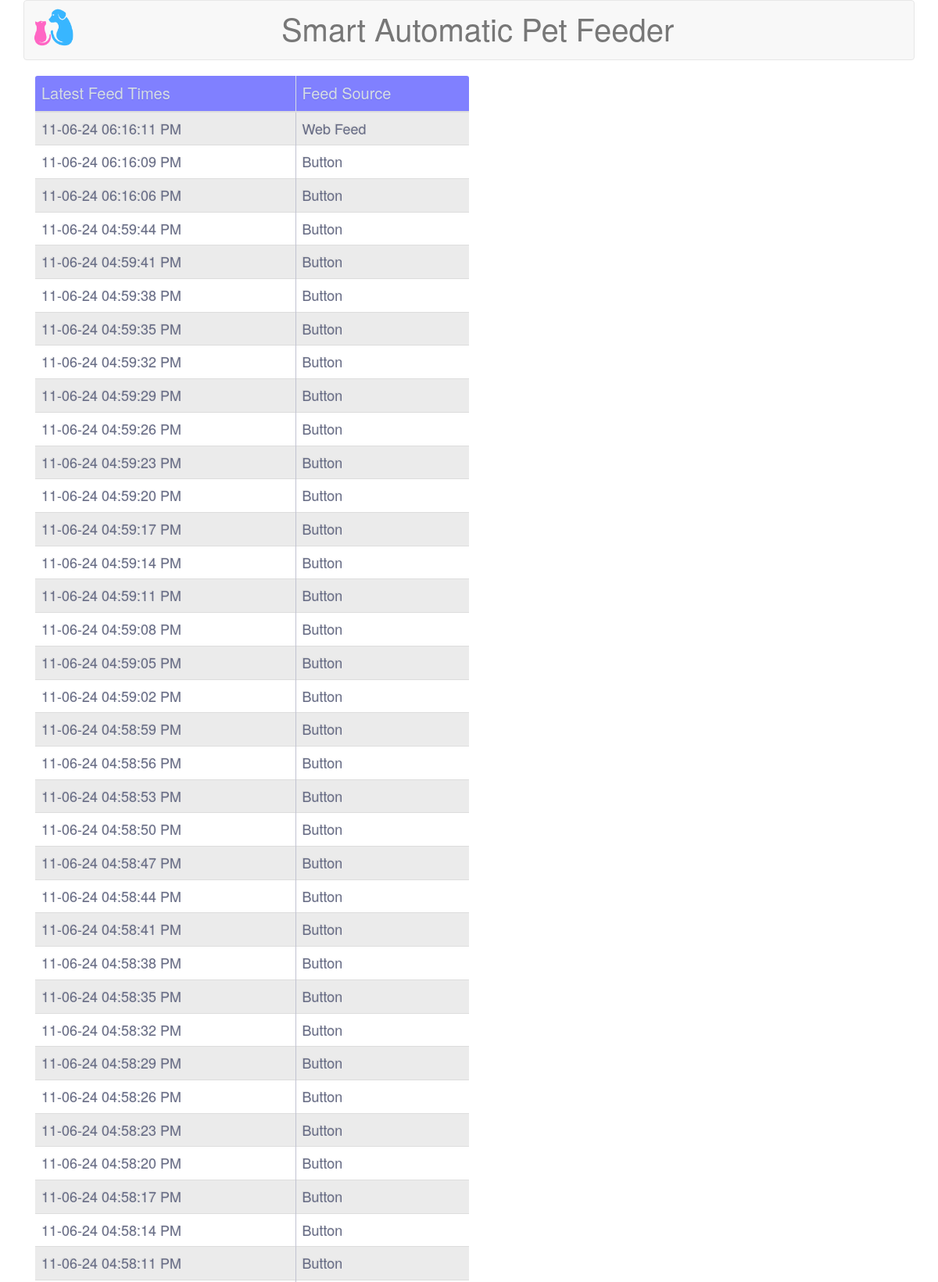
The page /history (signed in, upper part) on the database its author committed.
### tables this page shows
CREATE TABLE feedtimes (feedid integer primary key autoincrement,feeddate string,feedtype integer);

CREATE TABLE feedtypes (feedtype integer primary key,description string);

### app.py (the view)
@app.route('/history', methods=['GET', 'POST'])
def history_page():
    try:
        if 'userLogin' in session:
            latestXNumberFeedTimes = commonTasks.db_get_last_feedtimes(500)
            finalFeedTimeList = []
            for x in latestXNumberFeedTimes:
                x = list(x)
                dateobject = datetime.datetime.strptime(x[0], '%Y-%m-%d %H:%M:%S')
                x[0] = dateobject.strftime("%m-%d-%y %I:%M:%S %p")
                x = tuple(x)
                finalFeedTimeList.append(x)
            return render_template('history.html'
                                   , latestXNumberFeedTimes=finalFeedTimeList
                                   )
        else:
            return redirect(url_for('admin_login_page'))
    except Exception as e:
        return render_template('error.html', resultsSET=e)

### commonTasks.py (called while the page is built)
def connect_db():
    try:
        rv = sqlite3.connect(DB)
        return rv
    except Exception as e:
        return e

def db_get_last_feedtimes(numberToGet):
    try:
        con = connect_db()
        cur = con.execute(''' select feeddate,description
                                from feedtimes ft
                                join feedtypes fty on ft.feedtype=fty.feedtype
                                where ft.feedtype in (1,2,3,4,6)
                                order by feeddate desc
                                limit ?''', [str(numberToGet), ])
        LastFeedingTimes = cur.fetchall()
        cur.close()
        con.close()
        return LastFeedingTimes
    except Exception as e:
        return e

### templates/history.html
{% extends "layout.html" %}
{% block head %}
{{ super() }}
{% endblock %}
{% block main %}
<div class="row">
    <div class="col-md-6 text-center">
        <table class="FeedTable table">
            <thead>
            <th>Latest Feed Times</th>
            <th>Feed Source</th>
            </thead>
            <tbody>
            {% for entry in latestXNumberFeedTimes %}
            <tr>
                <td>{{entry[0]}}</td>
                <td>{{entry[1]}}</td>
            </tr>
            {% endfor %}
            </tbody>
        </table>
    </div>
    <div class="col-md-6 text-center">
    </div>
</div>
{% endblock %}

### templates/layout.html (shortened to what this page needs)
<!DOCTYPE html>
<html lang="en">
<head>
    {% block head %}
    <link href="/static/css/bootstrap.min.css" rel="stylesheet">
    <link href="/static/css/googleFonts.css" rel="stylesheet" type="text/css">
    <link href="/static/css/tableStyle.css" rel="stylesheet">
    <link href="/static/css/feedButton.css" rel="stylesheet">
    <link href="/static/css/camButton.css" rel="stylesheet">
    <link href="/static/css/navBar.css" rel="stylesheet">
    <link href="/static/css/loginPage.css" rel="stylesheet">
    {% endblock %}
</head>
<body class="d-flex flex-column min-vh-100">
<div class="container">
    <nav class="navbar navbar-default">
        <div class="navbar-header">
            <p class="navbar-brand1 navbar-brand navBarTitle">&nbsp;&nbsp;Smart Automatic Pet Feeder</p>
            <img class="img-responsive" src="/static/images/titleIcon.png" width="75" height="75" >
        </div>
    </nav>
    <div class="container mt-3">
        {% block main %}
        {% endblock %}
    </div>
</div>
</body>
</html>

### static/css/tableStyle.css (style rules this page uses)
th { color:#D5DDE5; background:#8080ff; border-bottom:4px solid #9ea7af; border-right: 1px solid #D5DDE5; font-size:20px; font-weight: 100; padding:14px; text-align:left; text-shadow: 0 1px 1px rgba(0, 0, 0, 0.1); vertical-align:middle; }
th:first-child { border-top-left-radius:3px; }
th:last-child { border-top-right-radius:3px; border-right:none; }
tr { border-top: 1px solid #C1C3D1; border-bottom-: 1px solid #C1C3D1; color:#666B85; font-size:16px; font-weight:normal; text-shadow: 0 1px 1px rgba(256, 256, 256, 0.1); }
tr:first-child { border-top:none; }
tr:nth-child(odd) td { background:#EBEBEB; }
td { background:#FFFFFF; padding:20px; text-align:left; vertical-align:middle; font-weight:300; font-size:18px; text-shadow: -1px -1px 1px rgba(0, 0, 0, 0.1); border-right: 1px solid #C1C3D1; }
td:last-child { border-right: 0px; }

### static/css/navBar.css (style rules this page uses)
.navbar-brand1 { position: absolute; width: 100%; left: 0; text-align: center; margin:0 auto; }
.navBarTitle { font-size: 40px; padding: 25px; }

### rows shown on the page
feedtimes: feeddate "11-06-24 06:16:11 PM", description "Web Feed"
feedtimes: feeddate "11-06-24 06:16:09 PM", description "Button"
feedtimes: feeddate "11-06-24 06:16:06 PM", description "Button"
feedtimes: feeddate "11-06-24 04:59:44 PM", description "Button"
feedtimes: feeddate "11-06-24 04:59:41 PM", description "Button"
feedtimes: feeddate "11-06-24 04:59:38 PM", description "Button"
feedtimes: feeddate "11-06-24 04:59:35 PM", description "Button"
feedtimes: feeddate "11-06-24 04:59:32 PM", description "Button"
feedtimes: feeddate "11-06-24 04:59:29 PM", description "Button"
feedtimes: feeddate "11-06-24 04:59:26 PM", description "Button"
feedtimes: feeddate "11-06-24 04:59:23 PM", description "Button"
feedtimes: feeddate "11-06-24 04:59:20 PM", description "Button"
feedtimes: feeddate "11-06-24 04:59:17 PM", description "Button"
feedtimes: feeddate "11-06-24 04:59:14 PM", description "Button"
feedtimes: feeddate "11-06-24 04:59:11 PM", description "Button"
feedtimes: feeddate "11-06-24 04:59:08 PM", description "Button"
feedtimes: feeddate "11-06-24 04:59:05 PM", description "Button"
feedtimes: feeddate "11-06-24 04:59:02 PM", description "Button"
feedtimes: feeddate "11-06-24 04:58:59 PM", description "Button"
feedtimes: feeddate "11-06-24 04:58:56 PM", description "Button"
feedtimes: feeddate "11-06-24 04:58:53 PM", description "Button"
feedtimes: feeddate "11-06-24 04:58:50 PM", description "Button"
feedtimes: feeddate "11-06-24 04:58:47 PM", description "Button"
feedtimes: feeddate "11-06-24 04:58:44 PM", description "Button"
feedtimes: feeddate "11-06-24 04:58:41 PM", description "Button"
feedtimes: feeddate "11-06-24 04:58:38 PM", description "Button"
feedtimes: feeddate "11-06-24 04:58:35 PM", description "Button"
feedtimes: feeddate "11-06-24 04:58:32 PM", description "Button"
feedtimes: feeddate "11-06-24 04:58:29 PM", description "Button"
feedtimes: feeddate "11-06-24 04:58:26 PM", description "Button"
feedtimes: feeddate "11-06-24 04:58:23 PM", description "Button"
feedtimes: feeddate "11-06-24 04:58:20 PM", description "Button"
feedtimes: feeddate "11-06-24 04:58:17 PM", description "Button"
feedtimes: feeddate "11-06-24 04:58:14 PM", description "Button"
feedtimes: feeddate "11-06-24 04:58:11 PM", description "Button"
